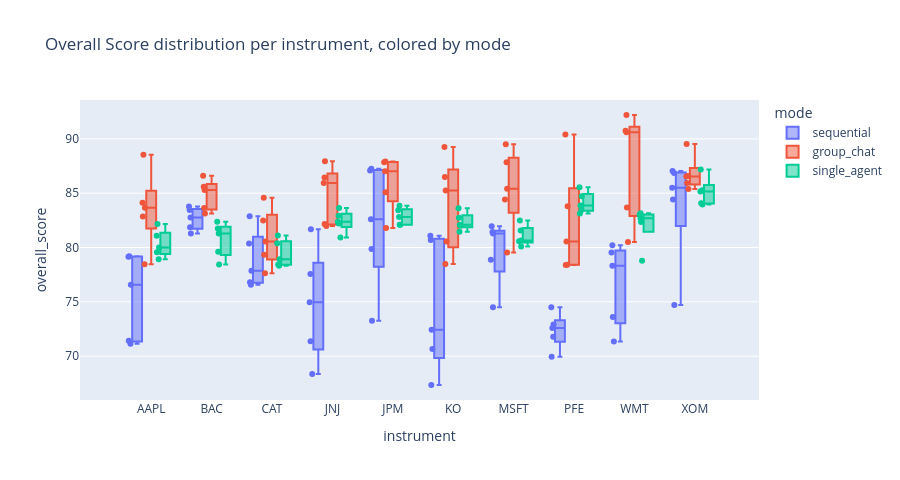

The notebook cell saved with this chart:
### Code cell
# ── Overall score distribution per instrument ─────────────────────────────────
fig = px.box(
    df.sort_values('instrument'), x='instrument', y='overall_score',
    color='mode', color_discrete_map=MODE_COLORS, points='all',
    title='Overall Score distribution per instrument, colored by mode'
)
fig.update_layout(showlegend=True, height=480)
fig.show()

### Figure 1 — Plotly figure (JSON) as saved in the notebook; plotly's stock layout.template omitted (floating-point values rounded to 4 significant figures)
{"data": [{"alignmentgroup": "True", "boxpoints": "all", "hovertemplate": "mode=sequential<br>instrument=%{x}<br>overall_score=%{y}<extra></extra>", "legendgroup": "sequential", "marker": {"color": "#636EFA"}, "name": "sequential", "notched": false, "offsetgroup": "sequential", "orientation": "v", "showlegend": true, "type": "box", "x": ["AAPL", "AAPL", "AAPL", "AAPL", "AAPL", "BAC", "BAC", "BAC", "BAC", "BAC", "CAT", "CAT", "CAT", "CAT", "CAT", "JNJ", "JNJ", "JNJ", "JNJ", "JNJ", "JPM", "JPM", "JPM", "JPM", "JPM", "KO", "KO", "KO", "KO", "KO", "MSFT", "MSFT", "MSFT", "MSFT", "MSFT", "PFE", "PFE", "PFE", "PFE", "PFE", "WMT", "WMT", "WMT", "WMT", "WMT", "XOM", "XOM", "XOM", "XOM", "XOM"], "x0": " ", "xaxis": "x", "y": [79.16, 79.19, 71.13, 76.56, 71.41, 83.78, 83.46, 82.77, 81.29, 81.87, 77.85, 80.36, 76.81, 76.57, 82.88, 77.57, 71.36, 68.36, 81.69, 74.96, 82.59, 79.87, 87.25, 87.09, 73.26, 72.42, 81.08, 80.7, 70.66, 67.34, 78.88, 74.49, 81.42, 81.95, 81.28, 74.5, 69.94, 72.58, 71.78, 72.91, 78.31, 80.2, 71.35, 73.59, 79.55, 85.5, 74.71, 84.41, 86.86, 87.04], "y0": " ", "yaxis": "y"}, {"alignmentgroup": "True", "boxpoints": "all", "hovertemplate": "mode=group_chat<br>instrument=%{x}<br>overall_score=%{y}<extra></extra>", "legendgroup": "group_chat", "marker": {"color": "#EF553B"}, "name": "group_chat", "notched": false, "offsetgroup": "group_chat", "orientation": "v", "showlegend": true, "type": "box", "x": ["AAPL", "AAPL", "AAPL", "AAPL", "AAPL", "BAC", "BAC", "BAC", "BAC", "BAC", "CAT", "CAT", "CAT", "CAT", "CAT", "JNJ", "JNJ", "JNJ", "JNJ", "JNJ", "JPM", "JPM", "JPM", "JPM", "JPM", "KO", "KO", "KO", "KO", "KO", "MSFT", "MSFT", "MSFT", "MSFT", "MSFT", "PFE", "PFE", "PFE", "PFE", "PFE", "WMT", "WMT", "WMT", "WMT", "WMT", "XOM", "XOM", "XOM", "XOM", "XOM"], "x0": " ", "xaxis": "x", "y": [78.45, 82.85, 83.67, 84.12, 88.53, 83.12, 85.29, 83.63, 86.61, 85.6, 82.49, 77.63, 80.55, 79.33, 84.58, 87.95, 85.95, 81.98, 82.17, 86.44, 85.09, 87.85, 87.93, 87.03, 81.8, 78.48, 80.55, 86.5, 89.26, 85.25, 79.55, 89.51, 84.43, 85.41, 87.86, 90.41, 78.4, 80.56, 83.79, 78.41, 83.69, 92.2, 80.5, 90.75, 90.61, 86.59, 85.95, 89.54, 85.39, 86.53], "y0": " ", "yaxis": "y"}, {"alignmentgroup": "True", "boxpoints": "all", "hovertemplate": "mode=single_agent<br>instrument=%{x}<br>overall_score=%{y}<extra></extra>", "legendgroup": "single_agent", "marker": {"color": "#00CC96"}, "name": "single_agent", "notched": false, "offsetgroup": "single_agent", "orientation": "v", "showlegend": true, "type": "box", "x": ["AAPL", "AAPL", "AAPL", "AAPL", "AAPL", "BAC", "BAC", "BAC", "BAC", "BAC", "CAT", "CAT", "CAT", "CAT", "CAT", "JNJ", "JNJ", "JNJ", "JNJ", "JNJ", "JPM", "JPM", "JPM", "JPM", "JPM", "KO", "KO", "KO", "KO", "KO", "MSFT", "MSFT", "MSFT", "MSFT", "MSFT", "PFE", "PFE", "PFE", "PFE", "PFE", "WMT", "WMT", "WMT", "WMT", "WMT", "XOM", "XOM", "XOM", "XOM", "XOM"], "x0": " ", "xaxis": "x", "y": [78.91, 79.57, 80.01, 81.09, 82.16, 81.29, 79.6, 81.76, 78.43, 82.37, 78.91, 78.33, 81.11, 78.44, 80.39, 82.21, 82.38, 83.64, 80.92, 82.93, 82.1, 83.42, 82.09, 83.84, 82.81, 83.62, 82.0, 82.74, 81.46, 82.1, 82.48, 80.57, 80.1, 80.65, 81.57, 83.46, 85.55, 84.72, 83.87, 83.12, 83.16, 83.01, 82.35, 78.78, 82.69, 85.16, 83.95, 85.28, 87.18, 84.07], "y0": " ", "yaxis": "y"}], "layout": {"boxmode": "group", "height": 480, "legend": {"title": {"text": "mode"}, "tracegroupgap": 0}, "showlegend": true, "title": {"text": "Overall Score distribution per instrument, colored by mode"}, "xaxis": {"anchor": "y", "domain": [0, 1], "title": {"text": "instrument"}}, "yaxis": {"anchor": "x", "domain": [0, 1], "title": {"text": "overall_score"}}}}
